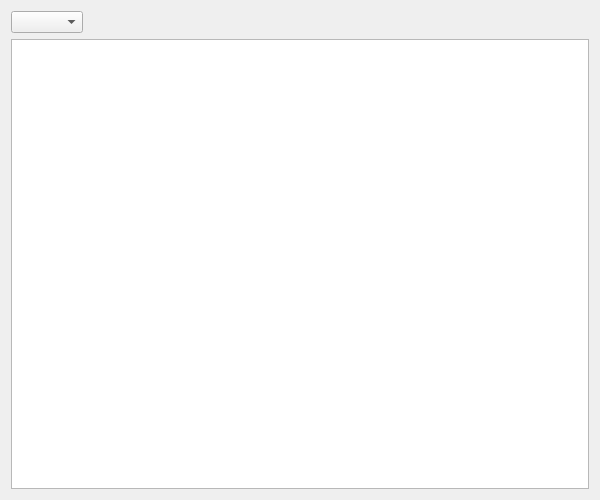
<?xml version="1.0" encoding="UTF-8"?>
<ui version="4.0">
 <class>Dialog</class>
 <widget class="QDialog" name="Dialog">
  <property name="geometry">
   <rect>
    <x>0</x>
    <y>0</y>
    <width>600</width>
    <height>500</height>
   </rect>
  </property>
  <property name="windowTitle">
   <string>Reacciones</string>
  </property>
  <layout class="QGridLayout" name="gridLayout">
   <item row="0" column="0">
    <layout class="QVBoxLayout" name="verticalLayout">
     <item>
      <layout class="QHBoxLayout" name="horizontalLayout">
       <item>
        <widget class="QComboBox" name="comboBox"/>
       </item>
       <item>
        <spacer name="horizontalSpacer">
         <property name="orientation">
          <enum>Qt::Horizontal</enum>
         </property>
         <property name="sizeHint" stdset="0">
          <size>
           <width>58</width>
           <height>20</height>
          </size>
         </property>
        </spacer>
       </item>
      </layout>
     </item>
     <item>
      <widget class="QTextEdit" name="textEdit">
       <property name="styleSheet">
        <string notr="true">font: 8pt &quot;Consolas&quot;;</string>
       </property>
       <property name="readOnly">
        <bool>true</bool>
       </property>
      </widget>
     </item>
    </layout>
   </item>
  </layout>
 </widget>
 <resources/>
 <connections/>
</ui>
